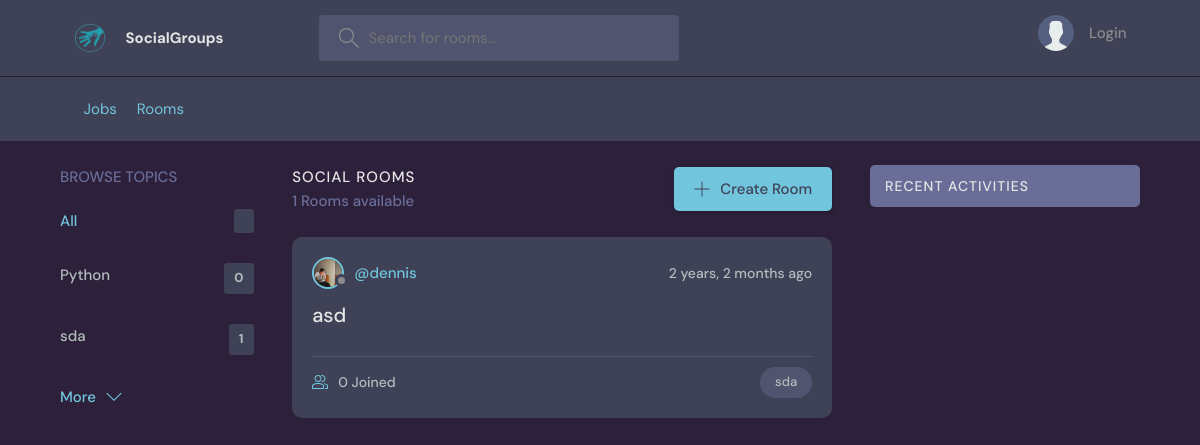
/home/, run on an earlier commit of the app's database.
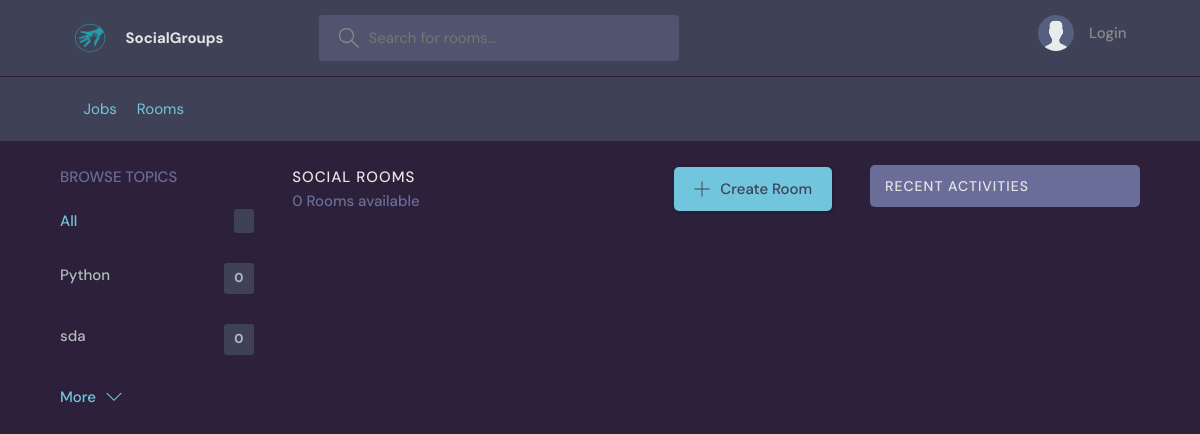
And on a later commit of the database.
### chat/models.py (models this page shows, shortened)
class Topic(models.Model):
    name = models.CharField(max_length=200)

class Room(models.Model):
    host = models.ForeignKey(User, on_delete=models.SET_NULL, null=True)
    topic = models.ForeignKey(Topic, on_delete=models.SET_NULL, null=True)
    name = models.CharField(max_length=255)
    description = models.TextField(null=True)
    participants = models.ManyToManyField(User, related_name='participants', blank=True)
    update = models.DateTimeField(auto_now=True)
    created = models.DateTimeField(auto_now_add=True)
    class Meta:
        ordering = ['-created', '-update']

class User(AbstractUser):
    name = models.CharField(max_length=200, null=True)
    email = models.EmailField(null=True)
    bio = models.TextField(null=True)
    avatar = models.ImageField(null=True, default="avatar.svg")
    USERNAME_FIELD = 'username'
    REQUIRED_FIELDS = []

### chat/views.py (the view)
# urls.py: path('home/', views.home, name="home"),
def home(request):
    q = request.GET.get('q') if request.GET.get('q') != None else ''
    rooms = Room.objects.filter(
        Q(topic__name__contains=q) |
        Q(name__icontains=q) |
        Q(description__icontains=q)
    )
    topics = Topic.objects.all()[0:5]
    room_count = rooms.count()
    room_messages = Message.objects.filter(Q(room__topic__name__icontains=q))
    context = {'topics': topics, 'room_count': room_count, 'room_messages': room_messages, 'rooms': rooms}
    return render(request, 'home.html', context)

### chat/templates/home.html (shortened to what this page needs)
{% extends "base.html" %}
{% load static %}
{% block content %}
    <main class="layout layout--3">
      <div class="container">
        {% include 'topics_components.html'  %}
        <div class="roomList">
          <div class="roomList__header">
            <div>
              <h2>Social Rooms</h2>
              <p>{{ room_count }} Rooms available</p>
            </div>
            <a class="btn btn--main" href="{% url 'create-room' %}">
              <svg version="1.1" xmlns="http://www.w3.org/2000/svg" width="32" height="32" viewBox="0 0 32 32">
                <title>add</title>
                <path
                  d="M16.943 0.943h-1.885v14.115h-14.115v1.885h14.115v14.115h1.885v-14.115h14.115v-1.885h-14.115v-14.115z"
                ></path>
              </svg>
              Create Room
            </a>
          </div>
        {% include 'feed_components.html' %}
        </div>
        {% include 'activity_components.html' %}
      </div>
    </main>
  </body>
</html>
{% endblock content %}

### chat/templates/topics_components.html
<div class="topics">
          <div class="topics__header">
            <h2>Browse Topics</h2>
          </div>
          <ul class="topics__list">
            <li>
              <a href="/" class="active">All <span>{{ topics.room_set.count }}</span></a>
            </li>
              {% for topic in topics %}
            <li>
              <a href="{% url 'home' %}?q={{topic.name}}">{{ topic.name }} <span>{{ topic.room_set.count }}</span></a>
            </li>
              {% endfor %}
          </ul>
          <a class="btn btn--link" href="{% url 'topics' %}">
            More
            <svg version="1.1" xmlns="http://www.w3.org/2000/svg" width="32" height="32" viewBox="0 0 32 32">
              <title>chevron-down</title>
              <path d="M16 21l-13-13h-3l16 16 16-16h-3l-13 13z"></path>
            </svg>
          </a>
</div>

### chat/templates/feed_components.html (shortened to what this page needs)
{% for room in rooms %}
<div class="roomListRoom">
            <div class="roomListRoom__header">
              <a href="{% url 'profile' room.host_id %}" class="roomListRoom__author">
                <div class="avatar avatar--small">
                  <img src="{{ room.host.avatar.url }}" />
                </div>
                <span>@{{ room.host.username }}</span>
              </a>
              <div class="roomListRoom__actions">
                <span>{{ room.created| timesince }} ago</span>
              </div>
            </div>
            <div class="roomListRoom__content">
              <a href="{% url 'room' room.id %}">{{ room.name }}</a>
            </div>
            <div class="roomListRoom__meta">
              <a href="{% url 'room' room.id %}" class="roomListRoom__joined">
                  {{ room.participants.all.count }} Joined
              </a>
              <p class="roomListRoom__topic">{{ room.topic.name}}</p>
            </div>
          </div>
{% endfor %}

What changed in the data, as far as the page shows it:
removed Room: host.avatar (picture), host.username "dennis", created "2 years, 2 months", name "asd", participants.all.count "0", topic.name "sda"
computed for Topic "sda": room_set.count "1" → "0"
Also different on the page:
{{ room_count }}: "1" → "0"
